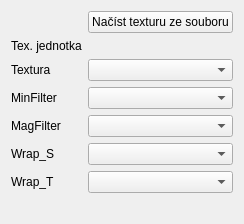
       <widget class="QWidget" name="Texture">
        <layout class="QGridLayout" name="gridLayout_15">
         <item row="0" column="1">
          <widget class="QPushButton" name="SA_Texture_LoadFromFile">
           <property name="text">
            <string>Načíst texturu ze souboru</string>
           </property>
          </widget>
         </item>
         <item row="3" column="0">
          <widget class="QLabel" name="label_3">
           <property name="text">
            <string>Textura</string>
           </property>
          </widget>
         </item>
         <item row="3" column="1">
          <widget class="QComboBox" name="SA_Texture_ListOfTextures"/>
         </item>
         <item row="6" column="0">
          <widget class="QLabel" name="label_6">
           <property name="text">
            <string>MagFilter</string>
           </property>
          </widget>
         </item>
         <item row="9" column="0" colspan="2">
          <widget class="QLabel" name="SA_Texture_Preview">
           <property name="text">
            <string/>
           </property>
          </widget>
         </item>
         <item row="7" column="0">
          <widget class="QLabel" name="label_7">
           <property name="text">
            <string>Wrap_S</string>
           </property>
          </widget>
         </item>
         <item row="5" column="0">
          <widget class="QLabel" name="label_5">
           <property name="text">
            <string>MinFilter</string>
           </property>
          </widget>
         </item>
         <item row="2" column="0">
          <widget class="QLabel" name="label_4">
           <property name="text">
            <string>Tex. jednotka</string>
           </property>
          </widget>
         </item>
         <item row="8" column="0">
          <widget class="QLabel" name="label_8">
           <property name="text">
            <string>Wrap_T</string>
           </property>
          </widget>
         </item>
         <item row="5" column="1">
          <widget class="QComboBox" name="SA_Texture_MinFilter"/>
         </item>
         <item row="6" column="1">
          <widget class="QComboBox" name="SA_Texture_MagFilter"/>
         </item>
         <item row="7" column="1">
          <widget class="QComboBox" name="SA_Texture_WrapS"/>
         </item>
         <item row="8" column="1">
          <widget class="QComboBox" name="SA_Texture_WrapT"/>
         </item>
         <item row="2" column="1">
          <widget class="QLabel" name="SA_Texture_TexUnit">
           <property name="text">
            <string/>
           </property>
          </widget>
         </item>
        </layout>
       </widget>
